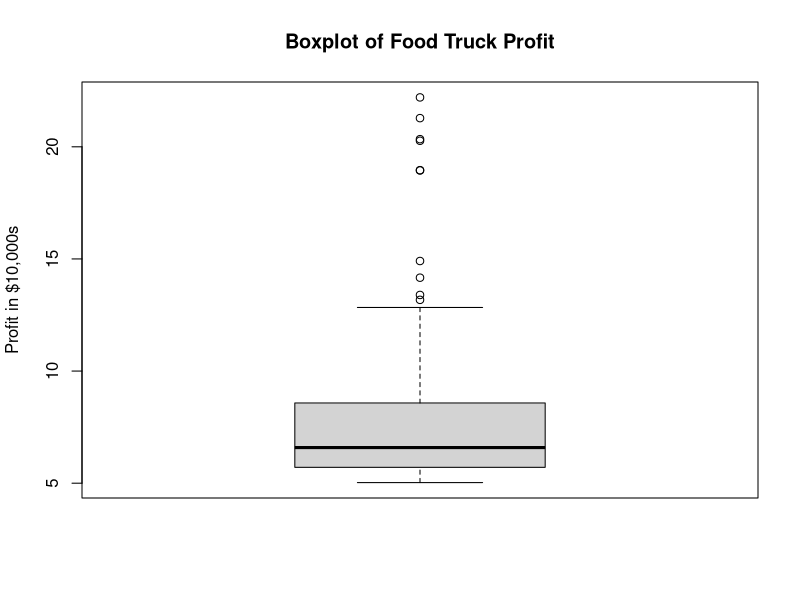
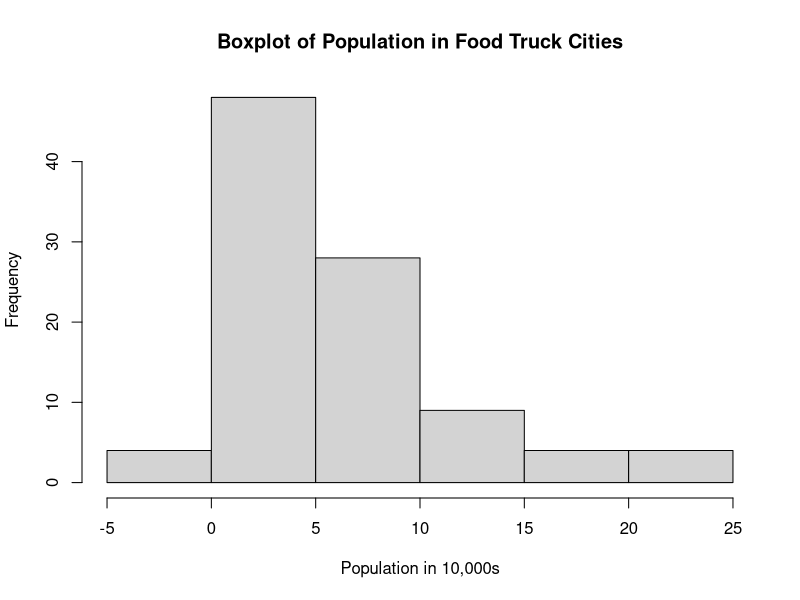
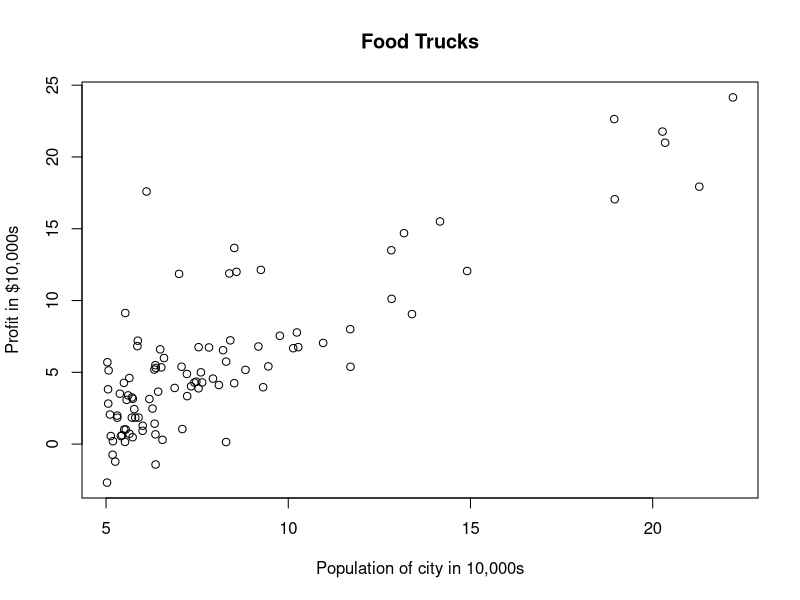

R code for these plots, in order:
# Food Truck
#
# Our data is stored in a .CSV file, which is short for "comma separated value".
# R has a function for reading in data from .CSV files. Notice that We're
# also specifiying that the dataset contains headers for each column. Load up
# the data and see what it looks like:
#
food_truck_data = read.csv("data/food-trucks.csv", header=TRUE)

# One of the frst questions to ask in an investigation of a new dataset should
# be about how the dataset is organized. R comes with a function `str()` that
# let's us display the structure of the data.
#
# Run the `str(data)` command then answer these 3 questions:
#
#     1. How many different records/examples do we have in our dataset?
#     2. What features does our dataset contain?
#     3. What kind of data are we dealing with here?
#
str(food_truck_data)

# To investigate our numeric data a bit further, we can use several
# common measures of central tendency (summary statistics). R has a built-in
# function call `summary()` so let's see what that shows us:
#
# Run `summary(food_truck_data)` then answer these questions:
#
#     1. Examine the mean and the median. What do they tell you about the data?
#        (Remember that the mean is much more sensitive to outliers than the
#        median.)
#
summary(food_truck_data)

# The `quantile()` function provides a robust tool to identify quantiles for a
# set of values.
#
quantile(food_truck_data$profit)

# Boxplots
#
# A common visualization of the number summary is boxplot, also known as a
# box-and-whiskers plot. The boxplot displays the center and spread of a
# numeric variable in a format that allows you to quickly obtain a sense of the
# range and skew of a variable or compare it to other variables.
boxplot(
  food_truck_data$profit,
  main="Boxplot of Food Truck Profit",
  ylab="Profit in $10,000s"
)

# Histograms
#
# A histogram is another way to graphically depict the spread of a numeric
# variable. It is similar to a boxplot in a way that it divides the variable's
# values into a prede ned number of portions or bins that act as containers for
# values.
#
hist(
  food_truck_data$population,
  main="Boxplot of Population in Food Truck Cities",
  xlab="Population in 10,000s"
)

# Scatterplot
#
# A scatterplot is a diagram that visualizes a bivariate relationship. It is a
# two-dimensional  gure in which dots are drawn on a coordinate plane using
# the values of one feature to provide the horizontal x coordinates and the
# values of another feature to provide the vertical y coordinates. Patterns in
# the placement of dots reveal the underlying associations between the two
# features.
#
# Let's make a scatterplot to obtain a better understanding of how profit and
# population are related.
#
# Run the `plot(options...)` command below then answer the following questions:
#
#     1. Do you think an increase in population causes an increase in profits?
#
plot(
  food_truck_data$profit,
  food_truck_data$population,
  main="Food Trucks",
  xlab="Population of city in 10,000s",
  ylab="Profit in $10,000s"
)
